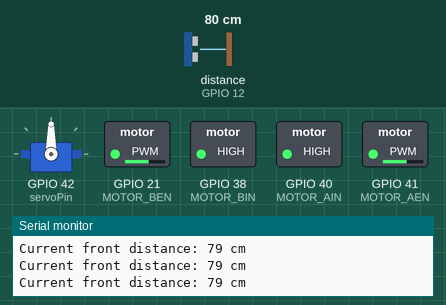
Simulated run of this sketch. Board: ESP32. Shown: servo, switched loads named in the sketch (green lamp = pin HIGH), the last lines printed to the serial monitor. Wiring (inferred from the names in the program): ultrasonic range finder: trigger GPIO 13; echo GPIO 12. Dashed ring = blinking. The inputs (shaded band) are chosen by the test bench; at power-on: distance to the obstacle (sensor on GPIO 12) 80 cm. The echo pulse lasts 58.3 µs per cm; pins used as bus, display or sensor lines are not drawn.

Above: at 2.2 s.
2.3 s: distance to the obstacle (sensor on GPIO 12) set to 18 cm
3.8 s: distance to the obstacle (sensor on GPIO 12) set to 14 cm
At 4.09 s:
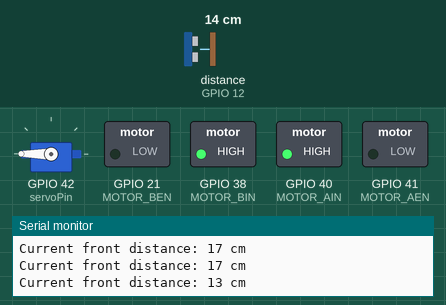
At 5.1 s:
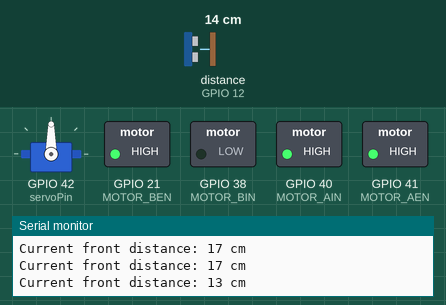
Timing chart, 0 to 12.8 s (numbered marks = the images above; inputs shaded):
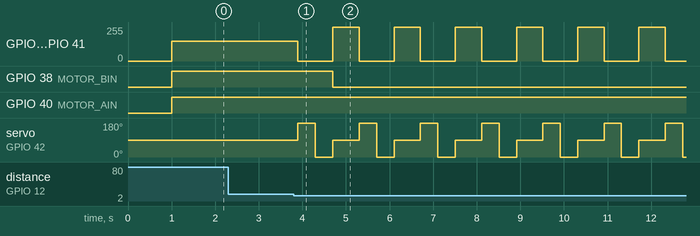

The sketch:

12_Ultrasonic_Avoidance.ino
```cpp
#include <ESP32Servo.h>  // Include the ESP32 servo control library

Servo myServo;  // Create a servo object named myServo

// ================= Ultrasonic Pin Definitions =================
const int trigPin = 13;  // Trigger pin connected to IO13
const int echoPin = 12;  // Echo pin connected to IO12

// Define the pin connected to the servo signal line as GPIO42
const int servoPin = 42;

// ================= Distance Threshold Setting =================
// Define the danger distance lower limit as 15 cm. Below this distance, the servo rotates 0-180 degrees to measure left and right distances.
const long closeDistance = 15;

long leftDistance = 0;   // Left distance measurement value
long rightDistance = 0;  // Right distance measurement value

// ================= Motor Pin Definitions =================
#define MOTOR_AIN 40  // Motor A direction control (left wheel)
#define MOTOR_AEN 41  // Motor A PWM control (left wheel speed)
#define MOTOR_BIN 38  // Motor B direction control (right wheel)
#define MOTOR_BEN 21  // Motor B PWM control (right wheel speed)

// ================= Initialization Function =================
void setup() {
  // Initialize serial communication with a baud rate of 115200 for faster and smoother data display
  Serial.begin(115200);
  Serial.println("System initialization complete, ultrasonic obstacle avoidance car started!");

  // Set ultrasonic pin modes
  pinMode(trigPin, OUTPUT);  // Trig pin as output to send trigger signals
  pinMode(echoPin, INPUT);   // Echo pin as input to receive echo signals

  // Set motor direction pins as output mode
  pinMode(MOTOR_AIN, OUTPUT);
  pinMode(MOTOR_BIN, OUTPUT);

  // Configure PWM channels (ESP32 Arduino Core 3.x syntax)
  // Parameters: pin, frequency (1000Hz), resolution (8-bit, i.e., 0-255)
  ledcAttach(MOTOR_AEN, 1000, 8);
  ledcAttach(MOTOR_BEN, 1000, 8);

  // Ensure motors are stopped initially
  stopMotor();

  // Allocate a PWM timer for ESP32 (ESP32 specific operation to avoid conflicts with motor PWM)
  ESP32PWM::allocateTimer(0);
  // Set the standard frequency for servo control signals to 50Hz
  myServo.setPeriodHertz(50);
  // Attach the servo to the specified pin and set the minimum pulse width to 500 microseconds and maximum to 2400 microseconds
  // Note: SG90 micro servos typically use 500us and 2400us;
  // For larger servos like MG995 which default to 1000us and 2000us, you can write myServo.attach(servoPin); directly
  myServo.attach(servoPin, 500, 2400);

  // During initialization, return the servo to the center position of 90 degrees to prevent sudden violent movements
  myServo.write(90);
  delay(1000);  // Wait for 1000 milliseconds (1 second) for the servo to stabilize
}

// ================= Main Loop Function =================
void loop() {
  // 1. Get the front distance
  long distance = getDistance();  // Call the ranging function and store the calculated distance in the distance variable

  // 2. Print the distance in the serial monitor for debugging and observation
  Serial.print("Current front distance: ");  // Print prompt text
  Serial.print(distance);          // Print the specific distance number
  Serial.println(" cm");           // Print unit " cm" (centimeters) and newline

  // 3. Control car actions based on distance (core logic decision)
  if (distance <= closeDistance) {
    // If the measured distance is less than or equal to 15 cm, it means there is an obstacle ahead
    stopMotor();  // Stop moving forward if distance is less than 15 cm
    // Servo rotates the ultrasonic sensor to 180 degrees (left side)
    myServo.write(180);
    delay(300);                    // Delay 300ms for the servo to rotate into place
    leftDistance = getDistance();  // Measure left distance
    delay(100);                    // Delay 100ms to eliminate signal jitter

    // Servo rotates the ultrasonic sensor to 0 degrees (right side)
    myServo.write(0);
    delay(300);                     // Delay 300ms for the servo to rotate into place
    rightDistance = getDistance();  // Measure right distance
    delay(100);                     // Delay 100ms to eliminate signal jitter

    // Return the servo to 90 degrees (straight ahead) after ranging
    myServo.write(90);

    // Compare left and right distances to decide steering direction
    if (leftDistance > rightDistance) {
      // Left distance is further, turn left
      left(255, 255);
    } else {
      // Right distance is further (or equal), turn right
      right(255, 255);
    }
    delay(500);

  } else {
    // Front distance is greater than 15 cm, safe, continue moving straight
    forward(150, 150);
  }

  delay(100);  // Brief delay in main loop to prevent executing too fast
}

// ================= Ultrasonic Ranging Function =================
/*
 * Function Purpose: Encapsulate ultrasonic ranging code into a function to simplify the main loop code
 * Function Name: getDistance
 * Function Feature: Returns an integer distance value (unit: centimeters)
*/
int getDistance() {
  // Define variables to store time and distance
  long duration;  // Round-trip time of the sound wave (microseconds)
  int distance;   // Calculated distance (centimeters)

  // Step 1: Ensure Trig pin is low, preparing for transmission
  digitalWrite(trigPin, LOW);
  delayMicroseconds(2);  // Wait 2 microseconds to ensure signal stability

  // Step 2: Give the Trig pin a 10 microsecond high pulse to trigger the sensor to emit ultrasonic waves
  digitalWrite(trigPin, HIGH);
  delayMicroseconds(10);
  digitalWrite(trigPin, LOW);

  // Step 3: Read the high-level duration of the Echo pin
  // The pulseIn function waits for the pin to go high, then times until the pin goes low
  duration = pulseIn(echoPin, HIGH);

  // Step 4: Calculate distance
  // The speed of sound in air is approximately 0.034 cm/microsecond
  // Distance = (Time × Speed) / 2, because the sound makes a round trip
  distance = duration * 0.034 / 2;

  // Limit the ultrasonic ranging range because values beyond 3 meters or below 2 centimeters are inaccurate
  if (distance < 2 || distance > 300) {
    distance = 0;  // Out of range data is treated as invalid, returning 0
  }

  return distance;
}

// ================= Motor Control Functions =================

// Set PWM speed for left and right motors (0-255)
void setMotor(int leftSpeed, int rightSpeed) {
  ledcWrite(MOTOR_AEN, leftSpeed);  // Write left wheel PWM value
  ledcWrite(MOTOR_BEN, rightSpeed); // Write right wheel PWM value
}

// Move Forward
void forward(int leftSpeed, int rightSpeed) {
  digitalWrite(MOTOR_AIN, HIGH); // Left wheel forward
  digitalWrite(MOTOR_BIN, HIGH); // Right wheel forward
  setMotor(leftSpeed, rightSpeed);
}

// Move Backward
void back(int leftSpeed, int rightSpeed) {
  digitalWrite(MOTOR_AIN, LOW);  // Left wheel reverse
  digitalWrite(MOTOR_BIN, LOW);  // Right wheel reverse
  setMotor(leftSpeed, rightSpeed);
}

// Turn Left (Left wheel stops, right wheel moves forward)
void left(int leftSpeed, int rightSpeed) {
  digitalWrite(MOTOR_AIN, LOW);  // Left wheel stops
  digitalWrite(MOTOR_BIN, HIGH); // Right wheel forward
  setMotor(leftSpeed, rightSpeed);
}

// Turn Right (Left wheel moves forward, right wheel stops)
void right(int leftSpeed, int rightSpeed) {
  digitalWrite(MOTOR_AIN, HIGH); // Left wheel forward
  digitalWrite(MOTOR_BIN, LOW);  // Right wheel stops
  setMotor(leftSpeed, rightSpeed);
}

// Stop Motors
void stopMotor() {
  setMotor(0, 0); // Set speed to 0
}
```

Measured:
- the behaviour switches between 17 and 16 cm on distance to the obstacle (sensor on GPIO 12) (found by bisection; images 0 and 1)
- after the input at 3.8 s, GPIO 21 (MOTOR_BEN), GPIO 41 (MOTOR_AEN): alternates 255/255 for 0.60 s and 0/255 for 0.80 s, starting after 0.10 s; GPIO 38 (MOTOR_BIN): HIGH → LOW after 0.90 s; servo on GPIO 42 (servoPin): 90° → 180° after 0.10 s, then repeats every 1.4 s: 0° 0.40 s, 90° 0.60 s, 180° 0.40 s
